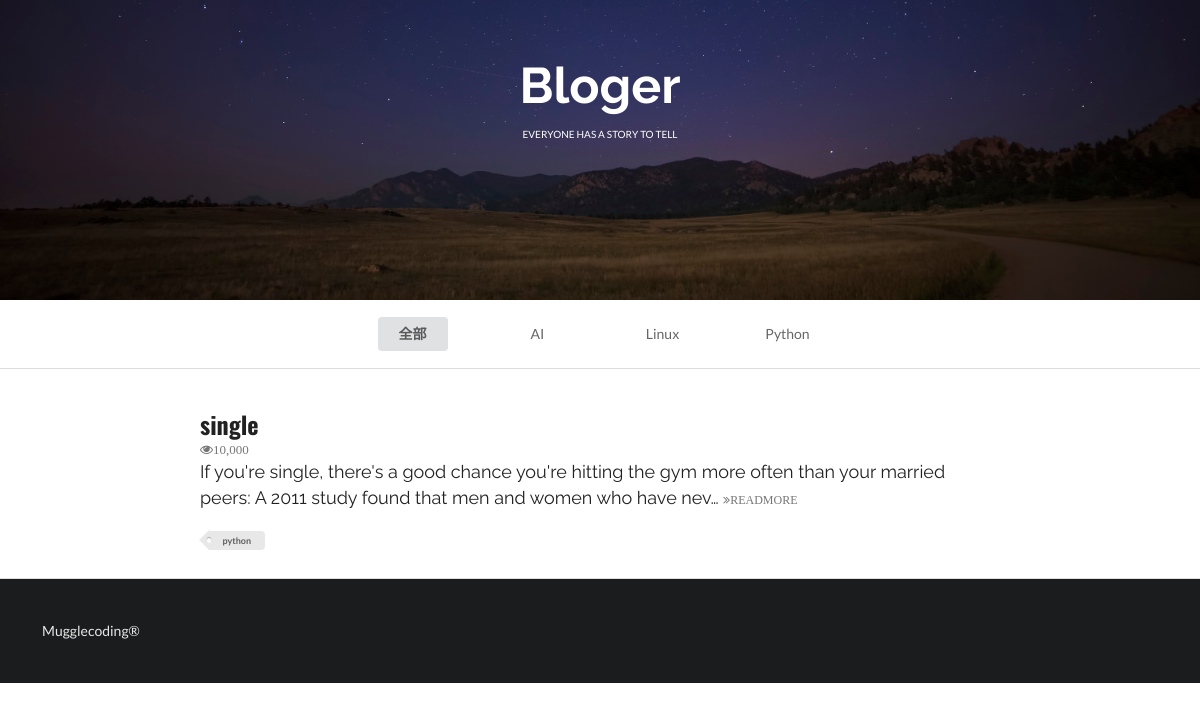
/index/?tag=python, run on the app's committed database.
### firstapp/models.py (models this page shows, shortened)
class Article(models.Model):
    title = models.CharField(null=True, blank=True, max_length=300)  # 文章标题
    content = models.TextField(null=True, blank=True)  # 文章内容
    TAG_CHOICES = (
        ('ai', 'ai'),
        ('python', 'python'),
        ('linux', 'linux'),
        )
    tag = models.CharField(null=True, blank=True, max_length=10, choices=TAG_CHOICES)

### firstapp/views.py (the view)
# urls.py: url(r'^index/', index, name='index'),
def index(request):
    queryset = request.GET.get('tag')
    if queryset:
        article_list = Article.objects.filter(tag=queryset)  # 找出tag=ai的文章list
    else:
        article_list = Article.objects.all()  # 获取Article表的所有数据
    context = {}
    context['article_list'] = article_list
    return render(request, 'index.html', context)

### firstapp/templates/index.html (shortened to what this page needs)
<!DOCTYPE html>
{% load staticfiles %}
<html>
    <head>
        <link rel="stylesheet" href="{% static 'css/semantic.css' %}" media="screen" title="no title" charset="utf-8">
    </head>
    <body>
        <div class="ui inverted vertical segment masthead">
                <h1 class="ui center aligned header blogslogon" style="font-size:50px;font-family: 'Raleway', sans-serif!important;">
                    Bloger
                    <p class="ui sub header">
                        everyone has a story to tell
                    </p>
                </h1>
        </div>
        <div class="ui container nav">
            <div class="ui  text four item menu ">
                <a class="item" href="{% url 'index' %}">
                    <button class="ui  button">全部</button></a>
                <a class="item" href="?tag=ai">AI</a>
                <a class="item" href="?tag=linux">Linux</a>
                <a class="item" href="?tag=python">Python</a>
            </div>
        </div>
        <div class="ui divider"></div>
        <div class="ui  vertical segment">
            {% for article in article_list %}
                <div class="ui container vertical segment">
                    <a href="{% url 'detail' article.id %}">
                        <h2 class="ui header">
                            {{ article.title }}
                        </h2>
                    </a>
                    <i class="icon grey small unhide">10,000</i>
                    <p>
                        {{ article.content|truncatechars:150}}
                        <a href="{% url 'detail' article.id %}">
                            <i class="angle tiny double grey right icon">READMORE</i>
                        </a>
                    </p>
                    <div class="ui mini tag label">
                        {{ article.tag }}
                    </div>
                </div>
            {% endfor %}
        </div>
        <div class="ui inverted  vertical very padded  segment">
            Mugglecoding®
        </div>
    </body>
</html>

### data on the page
Article: title "single", content "If you're single, there's a good chance you're hitting the gym more often than your married peers: A 2011 study found that men and women who have nev…", tag "python"
